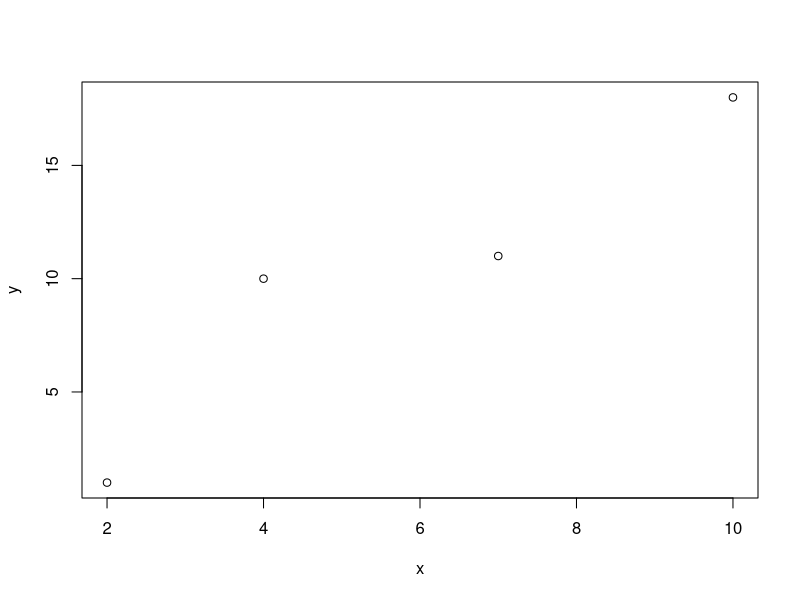

The R source for this figure:
getwd()
x<-c(2,4,7,10)
x
y<-c(1,10,11,18)
y
plot(x,y)
#to change working directory setwd("/Users/shaotingting/Documents/R_lecture/examPractice")
